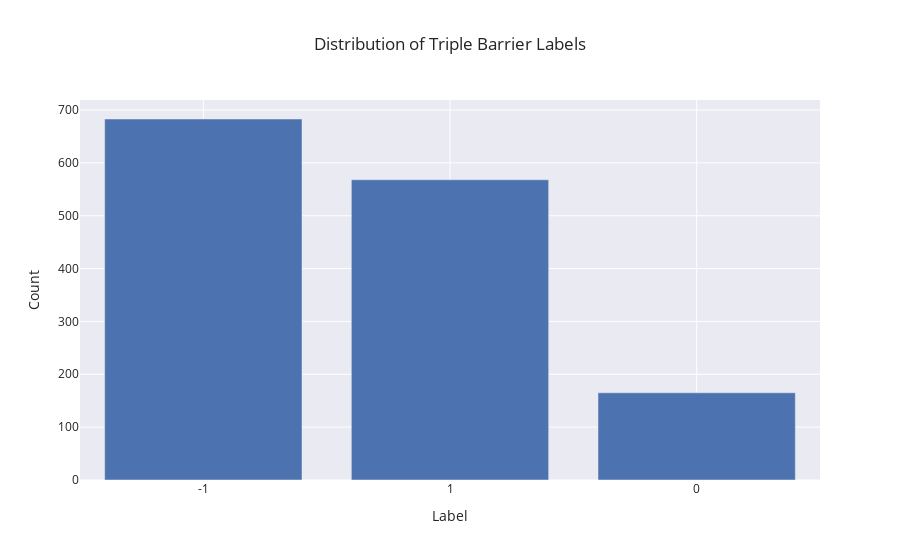

Here is the notebook cell this chart was saved with:
### Code cell
fig = go.Figure()
fig.add_trace(go.Bar(x=df['label'].value_counts().index.astype(str), y=df['label'].value_counts().values))
fig.update_layout(title='Distribution of Triple Barrier Labels',
                  xaxis_title='Label',
                  yaxis_title='Count')
fig.update_layout(template='seaborn')
fig.show()

### Figure 1 — Plotly figure (JSON) as saved in the notebook; plotly's stock layout.template omitted (floating-point values rounded to 4 significant figures)
{"data": [{"type": "bar", "x": ["-1", "1", "0"], "y": [683, 568, 165]}], "layout": {"title": {"text": "Distribution of Triple Barrier Labels"}, "xaxis": {"title": {"text": "Label"}}, "yaxis": {"title": {"text": "Count"}}}}
